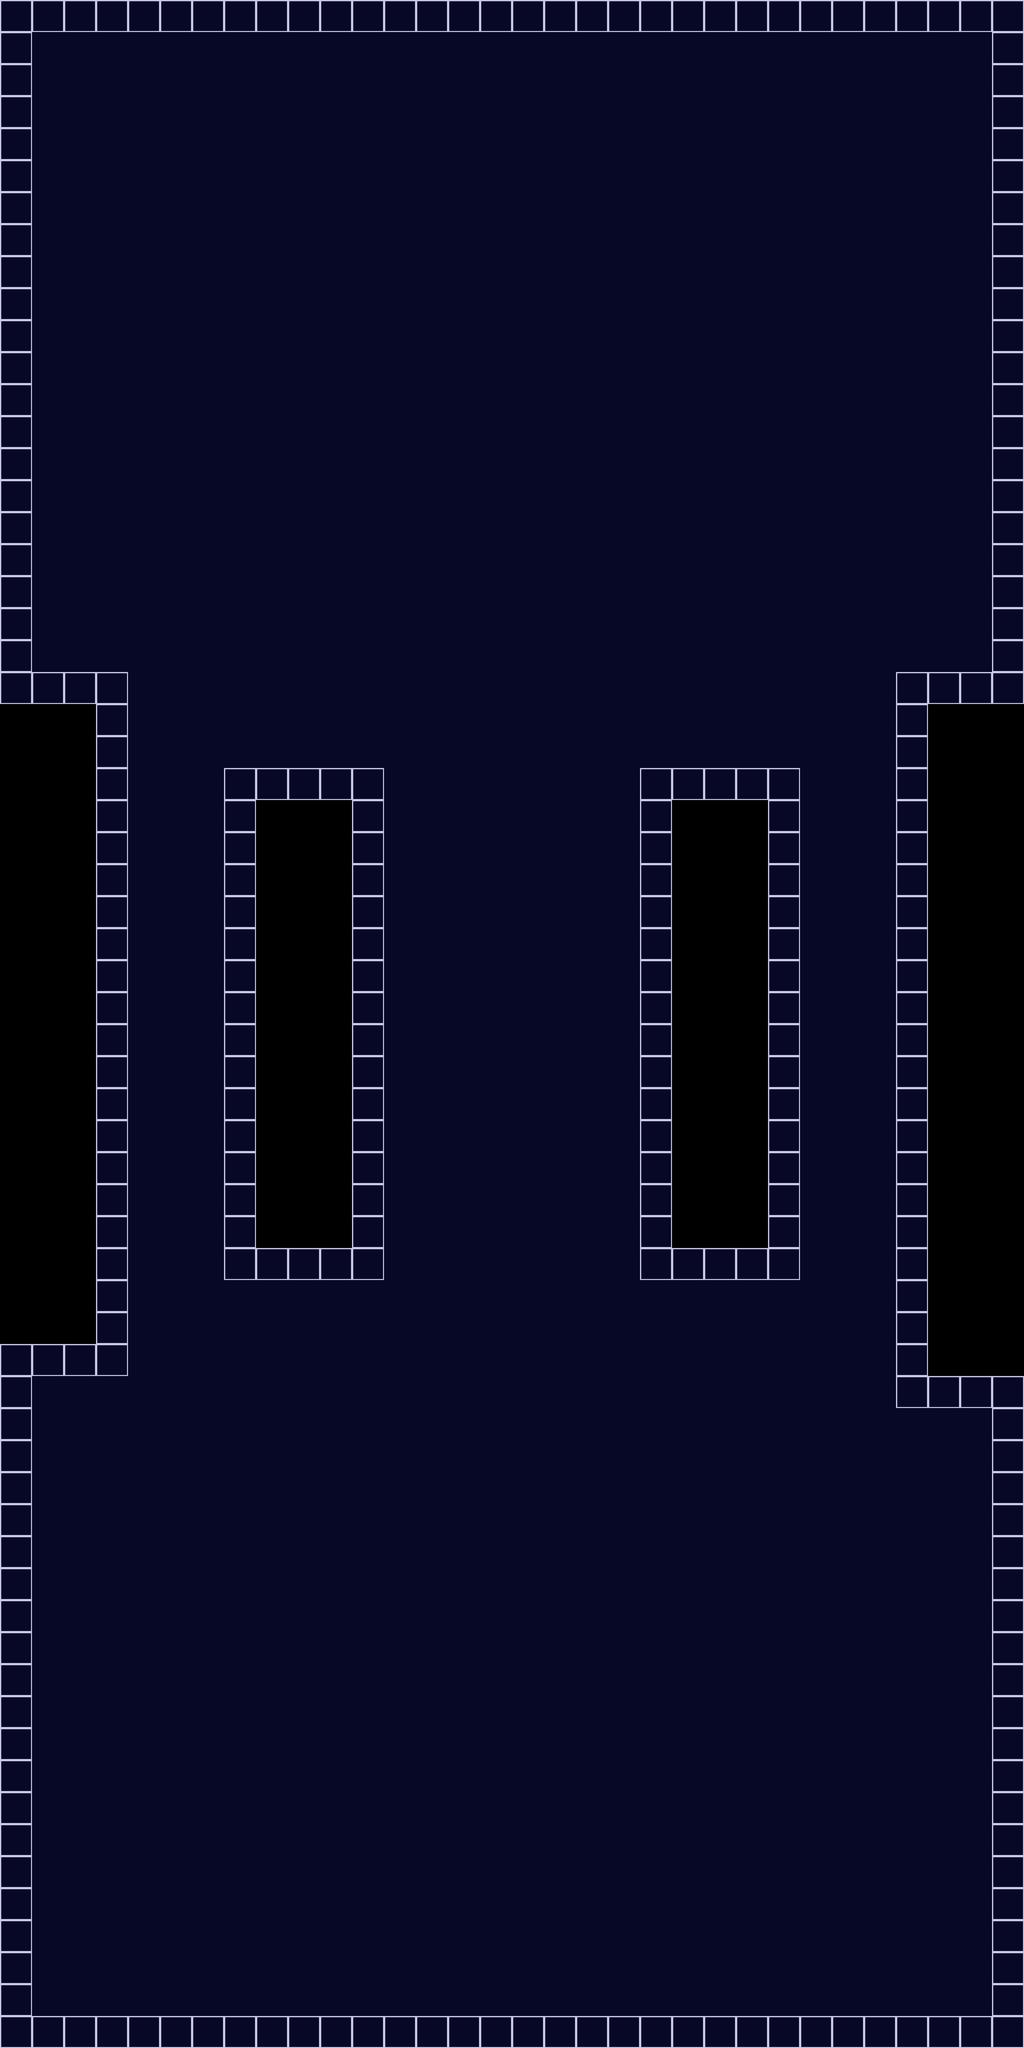

Rendered tile map (Tiled .tmx) drawn with the repository's tilesets; below, a short description and the full map source, tile grids included:
An orthogonal 32x64 tile map with 128x128 px tiles, 1 tile layer (Tile Layer 1) and 11 objects.

<map version="1.0" orientation="orthogonal" renderorder="right-down" width="32" height="64" tilewidth="128" tileheight="128" nextobjectid="16">
 <tileset firstgid="1" name="TrackSheet" tilewidth="128" tileheight="128">
  <image source="TrackSheet.png" width="256" height="128" />
 </tileset>
 <layer name="Tile Layer 1" width="32" height="64">
  <data encoding="csv">
2,2,2,2,2,2,2,2,2,2,2,2,2,2,2,2,2,2,2,2,2,2,2,2,2,2,2,2,2,2,2,2,
2,1,1,1,1,1,1,1,1,1,1,1,1,1,1,1,1,1,1,1,1,1,1,1,1,1,1,1,1,1,1,2,
2,1,1,1,1,1,1,1,1,1,1,1,1,1,1,1,1,1,1,1,1,1,1,1,1,1,1,1,1,1,1,2,
2,1,1,1,1,1,1,1,1,1,1,1,1,1,1,1,1,1,1,1,1,1,1,1,1,1,1,1,1,1,1,2,
2,1,1,1,1,1,1,1,1,1,1,1,1,1,1,1,1,1,1,1,1,1,1,1,1,1,1,1,1,1,1,2,
2,1,1,1,1,1,1,1,1,1,1,1,1,1,1,1,1,1,1,1,1,1,1,1,1,1,1,1,1,1,1,2,
2,1,1,1,1,1,1,1,1,1,1,1,1,1,1,1,1,1,1,1,1,1,1,1,1,1,1,1,1,1,1,2,
2,1,1,1,1,1,1,1,1,1,1,1,1,1,1,1,1,1,1,1,1,1,1,1,1,1,1,1,1,1,1,2,
2,1,1,1,1,1,1,1,1,1,1,1,1,1,1,1,1,1,1,1,1,1,1,1,1,1,1,1,1,1,1,2,
2,1,1,1,1,1,1,1,1,1,1,1,1,1,1,1,1,1,1,1,1,1,1,1,1,1,1,1,1,1,1,2,
2,1,1,1,1,1,1,1,1,1,1,1,1,1,1,1,1,1,1,1,1,1,1,1,1,1,1,1,1,1,1,2,
2,1,1,1,1,1,1,1,1,1,1,1,1,1,1,1,1,1,1,1,1,1,1,1,1,1,1,1,1,1,1,2,
2,1,1,1,1,1,1,1,1,1,1,1,1,1,1,1,1,1,1,1,1,1,1,1,1,1,1,1,1,1,1,2,
2,1,1,1,1,1,1,1,1,1,1,1,1,1,1,1,1,1,1,1,1,1,1,1,1,1,1,1,1,1,1,2,
2,1,1,1,1,1,1,1,1,1,1,1,1,1,1,1,1,1,1,1,1,1,1,1,1,1,1,1,1,1,1,2,
2,1,1,1,1,1,1,1,1,1,1,1,1,1,1,1,1,1,1,1,1,1,1,1,1,1,1,1,1,1,1,2,
2,1,1,1,1,1,1,1,1,1,1,1,1,1,1,1,1,1,1,1,1,1,1,1,1,1,1,1,1,1,1,2,
2,1,1,1,1,1,1,1,1,1,1,1,1,1,1,1,1,1,1,1,1,1,1,1,1,1,1,1,1,1,1,2,
2,1,1,1,1,1,1,1,1,1,1,1,1,1,1,1,1,1,1,1,1,1,1,1,1,1,1,1,1,1,1,2,
2,1,1,1,1,1,1,1,1,1,1,1,1,1,1,1,1,1,1,1,1,1,1,1,1,1,1,1,1,1,1,2,
2,1,1,1,1,1,1,1,1,1,1,1,1,1,1,1,1,1,1,1,1,1,1,1,1,1,1,1,1,1,1,2,
2,2,2,2,1,1,1,1,1,1,1,1,1,1,1,1,1,1,1,1,1,1,1,1,1,1,1,1,2,2,2,2,
0,0,0,2,1,1,1,1,1,1,1,1,1,1,1,1,1,1,1,1,1,1,1,1,1,1,1,1,2,0,0,0,
0,0,0,2,1,1,1,1,1,1,1,1,1,1,1,1,1,1,1,1,1,1,1,1,1,1,1,1,2,0,0,0,
0,0,0,2,1,1,1,2,2,2,2,2,1,1,1,1,1,1,1,1,2,2,2,2,2,1,1,1,2,0,0,0,
0,0,0,2,1,1,1,2,0,0,0,2,1,1,1,1,1,1,1,1,2,0,0,0,2,1,1,1,2,0,0,0,
0,0,0,2,1,1,1,2,0,0,0,2,1,1,1,1,1,1,1,1,2,0,0,0,2,1,1,1,2,0,0,0,
0,0,0,2,1,1,1,2,0,0,0,2,1,1,1,1,1,1,1,1,2,0,0,0,2,1,1,1,2,0,0,0,
0,0,0,2,1,1,1,2,0,0,0,2,1,1,1,1,1,1,1,1,2,0,0,0,2,1,1,1,2,0,0,0,
0,0,0,2,1,1,1,2,0,0,0,2,1,1,1,1,1,1,1,1,2,0,0,0,2,1,1,1,2,0,0,0,
0,0,0,2,1,1,1,2,0,0,0,2,1,1,1,1,1,1,1,1,2,0,0,0,2,1,1,1,2,0,0,0,
0,0,0,2,1,1,1,2,0,0,0,2,1,1,1,1,1,1,1,1,2,0,0,0,2,1,1,1,2,0,0,0,
0,0,0,2,1,1,1,2,0,0,0,2,1,1,1,1,1,1,1,1,2,0,0,0,2,1,1,1,2,0,0,0,
0,0,0,2,1,1,1,2,0,0,0,2,1,1,1,1,1,1,1,1,2,0,0,0,2,1,1,1,2,0,0,0,
0,0,0,2,1,1,1,2,0,0,0,2,1,1,1,1,1,1,1,1,2,0,0,0,2,1,1,1,2,0,0,0,
0,0,0,2,1,1,1,2,0,0,0,2,1,1,1,1,1,1,1,1,2,0,0,0,2,1,1,1,2,0,0,0,
0,0,0,2,1,1,1,2,0,0,0,2,1,1,1,1,1,1,1,1,2,0,0,0,2,1,1,1,2,0,0,0,
0,0,0,2,1,1,1,2,0,0,0,2,1,1,1,1,1,1,1,1,2,0,0,0,2,1,1,1,2,0,0,0,
0,0,0,2,1,1,1,2,0,0,0,2,1,1,1,1,1,1,1,1,2,0,0,0,2,1,1,1,2,0,0,0,
0,0,0,2,1,1,1,2,2,2,2,2,1,1,1,1,1,1,1,1,2,2,2,2,2,1,1,1,2,0,0,0,
0,0,0,2,1,1,1,1,1,1,1,1,1,1,1,1,1,1,1,1,1,1,1,1,1,1,1,1,2,0,0,0,
0,0,0,2,1,1,1,1,1,1,1,1,1,1,1,1,1,1,1,1,1,1,1,1,1,1,1,1,2,0,0,0,
2,2,2,2,1,1,1,1,1,1,1,1,1,1,1,1,1,1,1,1,1,1,1,1,1,1,1,1,2,0,0,0,
2,1,1,1,1,1,1,1,1,1,1,1,1,1,1,1,1,1,1,1,1,1,1,1,1,1,1,1,2,2,2,2,
2,1,1,1,1,1,1,1,1,1,1,1,1,1,1,1,1,1,1,1,1,1,1,1,1,1,1,1,1,1,1,2,
2,1,1,1,1,1,1,1,1,1,1,1,1,1,1,1,1,1,1,1,1,1,1,1,1,1,1,1,1,1,1,2,
2,1,1,1,1,1,1,1,1,1,1,1,1,1,1,1,1,1,1,1,1,1,1,1,1,1,1,1,1,1,1,2,
2,1,1,1,1,1,1,1,1,1,1,1,1,1,1,1,1,1,1,1,1,1,1,1,1,1,1,1,1,1,1,2,
2,1,1,1,1,1,1,1,1,1,1,1,1,1,1,1,1,1,1,1,1,1,1,1,1,1,1,1,1,1,1,2,
2,1,1,1,1,1,1,1,1,1,1,1,1,1,1,1,1,1,1,1,1,1,1,1,1,1,1,1,1,1,1,2,
2,1,1,1,1,1,1,1,1,1,1,1,1,1,1,1,1,1,1,1,1,1,1,1,1,1,1,1,1,1,1,2,
2,1,1,1,1,1,1,1,1,1,1,1,1,1,1,1,1,1,1,1,1,1,1,1,1,1,1,1,1,1,1,2,
2,1,1,1,1,1,1,1,1,1,1,1,1,1,1,1,1,1,1,1,1,1,1,1,1,1,1,1,1,1,1,2,
2,1,1,1,1,1,1,1,1,1,1,1,1,1,1,1,1,1,1,1,1,1,1,1,1,1,1,1,1,1,1,2,
2,1,1,1,1,1,1,1,1,1,1,1,1,1,1,1,1,1,1,1,1,1,1,1,1,1,1,1,1,1,1,2,
2,1,1,1,1,1,1,1,1,1,1,1,1,1,1,1,1,1,1,1,1,1,1,1,1,1,1,1,1,1,1,2,
2,1,1,1,1,1,1,1,1,1,1,1,1,1,1,1,1,1,1,1,1,1,1,1,1,1,1,1,1,1,1,2,
2,1,1,1,1,1,1,1,1,1,1,1,1,1,1,1,1,1,1,1,1,1,1,1,1,1,1,1,1,1,1,2,
2,1,1,1,1,1,1,1,1,1,1,1,1,1,1,1,1,1,1,1,1,1,1,1,1,1,1,1,1,1,1,2,
2,1,1,1,1,1,1,1,1,1,1,1,1,1,1,1,1,1,1,1,1,1,1,1,1,1,1,1,1,1,1,2,
2,1,1,1,1,1,1,1,1,1,1,1,1,1,1,1,1,1,1,1,1,1,1,1,1,1,1,1,1,1,1,2,
2,1,1,1,1,1,1,1,1,1,1,1,1,1,1,1,1,1,1,1,1,1,1,1,1,1,1,1,1,1,1,2,
2,1,1,1,1,1,1,1,1,1,1,1,1,1,1,1,1,1,1,1,1,1,1,1,1,1,1,1,1,1,1,2,
2,2,2,2,2,2,2,2,2,2,2,2,2,2,2,2,2,2,2,2,2,2,2,2,2,2,2,2,2,2,2,2
</data>
 </layer>
 <objectgroup name="Object Layer 1">
  <object id="3" x="-72" y="16" />
  <object id="4" x="-64" y="40" width="4184" height="88" />
  <object id="5" x="3984" y="32" width="248" height="2640" />
  <object id="6" x="3584" y="2688" width="640" height="2944" />
  <object id="9" x="3968" y="5632" width="256" height="2560" />
  <object id="10" x="0" y="8064" width="3968" height="384" />
  <object id="11" x="-128" y="128" width="128" height="2560" />
  <object id="12" x="-128" y="2688" width="640" height="2816" />
  <object id="13" x="896" y="3072" width="640" height="2048" />
  <object id="14" x="2560" y="3072" width="640" height="2048" />
  <object id="15" x="-256" y="5504" width="384" height="2560" />
 </objectgroup>
</map>